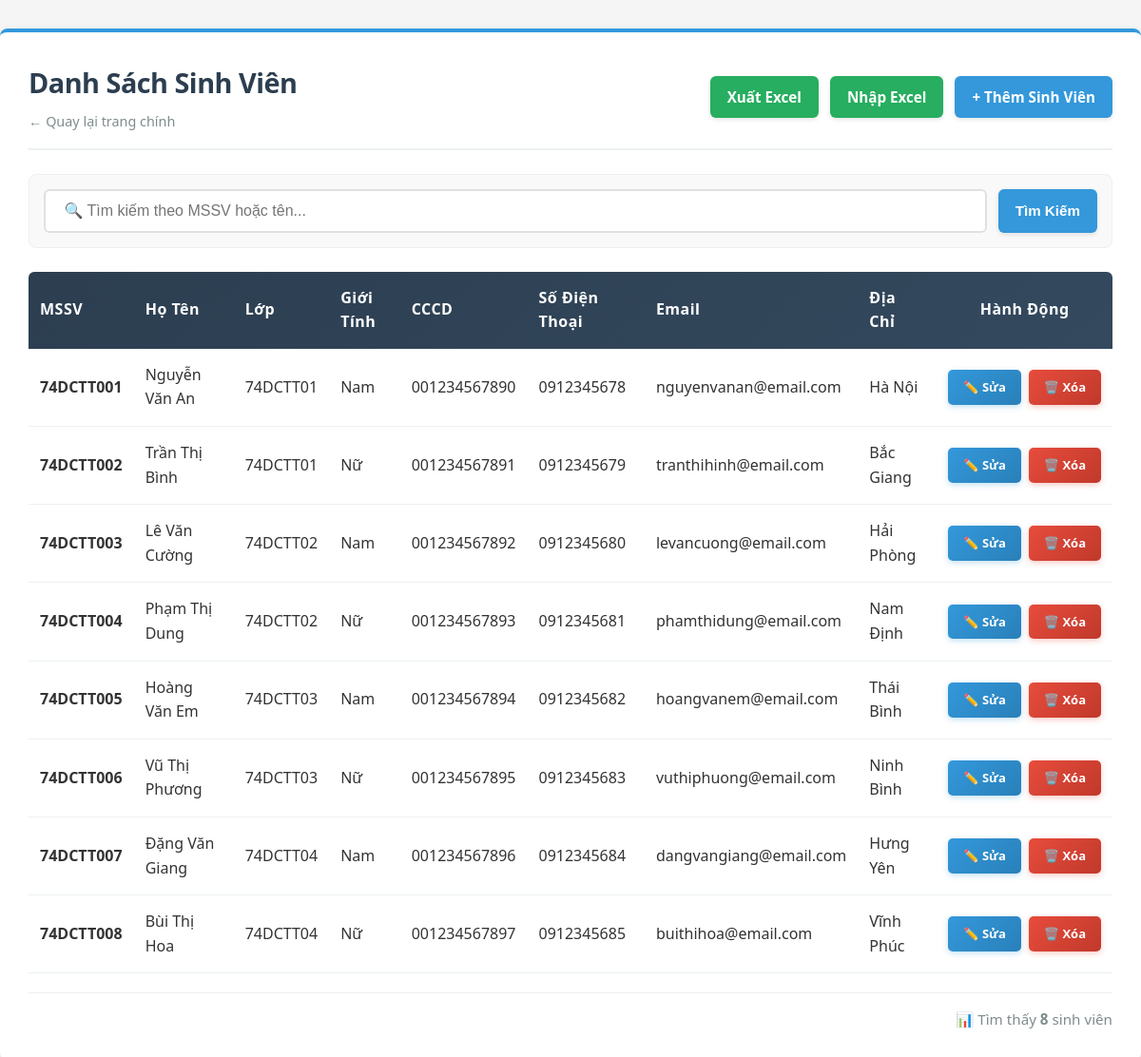
The app's page /QuanLyKTX_API/Public/student (signed in) with its own data.
### tables this page shows
CREATE TABLE sinhvien (
    id INT PRIMARY KEY AUTO_INCREMENT,
    masv VARCHAR(20) UNIQUE NOT NULL,
    hoten VARCHAR(100) NOT NULL,
    lop VARCHAR(20),
    gioitinh VARCHAR(10),
    cccd VARCHAR(20),
    sodienthoai VARCHAR(15),
    email VARCHAR(100),
    diachi TEXT,
    created_at TIMESTAMP DEFAULT CURRENT_TIMESTAMP
);

### QuanLyKTX_API/Controllers/StudentController.php (called while the page is built, shortened)
<?php
class StudentController extends Controller {
    private $studentService;
    public function __construct() {
        $this->studentService = new StudentService();
    }
    public function index() {
        $keyword = $this->getInput('keyword');
        if ($keyword) {
            $students = $this->studentService->searchStudents($keyword);
        } else {
            $students = $this->studentService->getAllStudents();
        }
        $this->view('student/list', [
            'title' => 'Danh Sách Sinh Viên',
            'students' => $students,
            'keyword' => $keyword,
            'total' => count($students)
        ]);
    }
}

### QuanLyKTX_API/Config/Database.php (called while the page is built, shortened)
<?php
class Database {
    private static $connection = null;
    public static function getConnection() {
        if (self::$connection === null) {
            $host = 'db';
            $user = 'root';
            $pass = 'root_password';
            $db   = 'quanlykytucxa';
            $port = 3306;
            self::$connection = new \mysqli($host, $user, $pass, $db, $port);
            self::$connection->set_charset("utf8");
        }
        return self::$connection;
    }
}

### QuanLyKTX_API/Services/StudentService.php (called while the page is built, shortened)
<?php
class StudentService {
    private $studentRepo;
    public function __construct() {
        $this->studentRepo = new StudentRepository();
    }
    public function getAllStudents() {
        return $this->studentRepo->getAllStudents();
    }
}

### QuanLyKTX_API/Models/StudentRepository.php (called while the page is built, shortened)
<?php
class StudentRepository extends Repository {
    protected $table = 'sinhvien';
    public function getAllStudents() {
        $sql = "SELECT * FROM {$this->table} ORDER BY LENGTH(masv) ASC, masv ASC";
        return $this->fetchAll($sql);
    }
}

### QuanLyKTX_API/Core/Repository.php (called while the page is built, shortened)
<?php
abstract class Repository {
    protected $db;
    public function __construct() {
        $this->db = \Config\Database::getConnection();
    }
    protected function fetchAll($sql, $types = '', $params = []) {
        if (empty($params)) {
            $result = $this->db->query($sql);
            $data = [];
            if ($result) {
                while ($row = $result->fetch_assoc()) {
                    $data[] = $row;
                }
            }
            return $data;
        }
        return [];
    }
}

### QuanLyKTX_API/Views/student/list.php (the view, shortened to what this page needs)
<!DOCTYPE html>
<html lang="vi">
<head>
    <link rel="stylesheet" href="<?= PUBLIC_URL ?>css/list.css?v=<?= time() ?>">
</head>
<body>
<div class="container">
    <div class="header">
        <div>
            <h1><?= htmlspecialchars($title) ?></h1>
            <a href="<?= BASE_URL ?>auth/dashboard" class="back-link">← Quay lại trang chính</a>
        </div>
        <div class="header-actions">
            <a href="<?= BASE_URL ?>student/export" class="btn btn-success">Xuất Excel</a>
            <a href="<?= BASE_URL ?>student/import" class="btn btn-success">Nhập Excel</a>
            <a href="<?= BASE_URL ?>student/create" class="btn btn-primary">+ Thêm Sinh Viên</a>
        </div>
    </div>
    <form method="GET" action="<?= BASE_URL ?>student" class="search-box">
        <input type="text" name="keyword" placeholder=" 🔍 Tìm kiếm theo MSSV hoặc tên..." value="<?= htmlspecialchars($keyword) ?>">
        <button type="submit" class="btn btn-primary">Tìm Kiếm</button>
    </form>
    <?php if (!empty($students)): ?>
        <table>
            <thead>
                <tr>
                    <th>MSSV</th>
                    <th>Họ Tên</th>
                    <th>Lớp</th>
                    <th>Giới Tính</th>
                    <th>CCCD</th>
                    <th>Số Điện Thoại</th>
                    <th>Email</th>
                    <th>Địa Chỉ</th>
                    <th style="text-align: center;">Hành Động</th>
                </tr>
            </thead>
            <tbody>
                <?php foreach ($students as $student): ?>
                    <tr>
                        <td><strong><?= htmlspecialchars($student['masv']) ?></strong></td>
                        <td><?= htmlspecialchars($student['hoten']) ?></td>
                        <td><?= htmlspecialchars($student['lop']) ?></td>
                        <td><?= htmlspecialchars($student['gioitinh']) ?></td>
                        <td><?= htmlspecialchars($student['cccd']) ?></td>
                        <td><?= htmlspecialchars($student['sodienthoai']) ?></td>
                        <td><?= htmlspecialchars($student['email']) ?></td>
                        <td><?= htmlspecialchars($student['diachi']) ?></td>
                        <td>
                            <div class="action-links">
                                <a href="<?= BASE_URL ?>student/edit/<?= $student['masv'] ?>" class="btn-action btn-edit"> ✏️ Sửa</a>
                                <a href="<?= BASE_URL ?>student/delete/<?= $student['masv'] ?>" class="btn-action btn-delete" onclick="return confirm('Bạn chắc chắn muốn xóa?')"> 🗑️ Xóa</a>
                            </div>
                        </td>
                    </tr>
                <?php endforeach; ?>
            </tbody>
        </table>
        <div class="footer-info">📊 Tìm thấy <strong><?= $total ?></strong> sinh viên</div>
    <?php endif; ?>
</div>
</body>
</html>

### QuanLyKTX_API/Public/css/list.css (style rules this page uses)
* { margin: 0; padding: 0; box-sizing: border-box; }
body { font-family: "Segoe UI", Tahoma, Geneva, Verdana, sans-serif; background-color: #f5f5f5; color: #333; line-height: 1.6; }
.container { max-width: 1200px; margin: 30px auto; background: white; padding: 30px; border-radius: 8px; box-shadow: 0 2px 8px rgba(0, 0, 0, 0.08); border-top: 4px solid #3498db; animation: fadeIn 0.4s ease-in; }
.header { display: flex; justify-content: space-between; align-items: center; margin-bottom: 25px; padding-bottom: 15px; border-bottom: 2px solid #ecf0f1; }
.header h1 { color: #2c3e50; font-size: 1.8em; font-weight: 700; letter-spacing: -0.5px; margin-bottom: 5px; }
.back-link { color: #7f8c8d; text-decoration: none; font-weight: 500; font-size: 0.9em; transition: color 0.3s ease; }
.header-actions { display: flex; gap: 12px; }
.btn { padding: 10px 18px; border: none; border-radius: 6px; cursor: pointer; text-decoration: none; display: inline-block; transition: all 0.3s ease; font-weight: 600; font-size: 0.95em; box-shadow: 0 2px 5px rgba(0, 0, 0, 0.1); }
.btn-primary { background: #3498db; color: white; }
.btn-success { background: #27ae60; color: white; }
.search-box { display: flex; gap: 12px; margin-bottom: 25px; background: #f9f9f9; padding: 15px; border-radius: 8px; border: 1px solid #ecf0f1; }
.search-box input { flex: 1; padding: 12px 15px; border: 2px solid #e0e0e0; border-radius: 6px; font-size: 1em; transition: all 0.3s ease; }
table { width: 100%; border-collapse: collapse; margin-top: 10px; background: white; }
table thead tr { background: linear-gradient(135deg, #2c3e50 0%, #34495e 100%); color: white; }
table th { padding: 15px 12px; text-align: left; font-weight: 600; letter-spacing: 0.5px; }
table th:first-child { border-top-left-radius: 6px; }
table th:last-child { border-top-right-radius: 6px; }
table td { padding: 15px 12px; border-bottom: 1px solid #ecf0f1; vertical-align: middle; }
table tbody tr { transition: background-color 0.2s ease; }
.action-links { display: flex; gap: 8px; justify-content: center; align-items: center; flex-wrap: nowrap; white-space: nowrap; }
.btn-action { padding: 8px 16px; font-size: 13px; border: none; border-radius: 5px; cursor: pointer; text-decoration: none; display: inline-flex; align-items: center; gap: 6px; transition: all 0.3s ease; font-weight: 600; color: white !important; }
.btn-edit { background: linear-gradient(135deg, #3498db, #2980b9); box-shadow: 0 2px 6px rgba(52, 152, 219, 0.3); }
.btn-delete { background: linear-gradient(135deg, #e74c3c, #c0392b); box-shadow: 0 2px 6px rgba(231, 76, 60, 0.3); }
.footer-info { margin-top: 20px; padding-top: 15px; border-top: 1px solid #ecf0f1; color: #7f8c8d; font-size: 0.95em; text-align: right; }

### records on screen
sinhvien: masv "74DCTT001", hoten "Nguyễn Văn An", lop "74DCTT01", gioitinh "Nam", cccd "001234567890", sodienthoai "0912345678", email "nguyenvanan@email.com", diachi "Hà Nội"
sinhvien: masv "74DCTT002", hoten "Trần Thị Bình", lop "74DCTT01", gioitinh "Nữ", cccd "001234567891", sodienthoai "0912345679", email "tranthihinh@email.com", diachi "Bắc Giang"
sinhvien: masv "74DCTT003", hoten "Lê Văn Cường", lop "74DCTT02", gioitinh "Nam", cccd "001234567892", sodienthoai "0912345680", email "levancuong@email.com", diachi "Hải Phòng"
sinhvien: masv "74DCTT004", hoten "Phạm Thị Dung", lop "74DCTT02", gioitinh "Nữ", cccd "001234567893", sodienthoai "0912345681", email "phamthidung@email.com", diachi "Nam Định"
sinhvien: masv "74DCTT005", hoten "Hoàng Văn Em", lop "74DCTT03", gioitinh "Nam", cccd "001234567894", sodienthoai "0912345682", email "hoangvanem@email.com", diachi "Thái Bình"
sinhvien: masv "74DCTT006", hoten "Vũ Thị Phương", lop "74DCTT03", gioitinh "Nữ", cccd "001234567895", sodienthoai "0912345683", email "vuthiphuong@email.com", diachi "Ninh Bình"
sinhvien: masv "74DCTT007", hoten "Đặng Văn Giang", lop "74DCTT04", gioitinh "Nam", cccd "001234567896", sodienthoai "0912345684", email "dangvangiang@email.com", diachi "Hưng Yên"
sinhvien: masv "74DCTT008", hoten "Bùi Thị Hoa", lop "74DCTT04", gioitinh "Nữ", cccd "001234567897", sodienthoai "0912345685", email "buithihoa@email.com", diachi "Vĩnh Phúc"

### other values on screen
$title "Danh Sách Sinh Viên"
$total "8"
